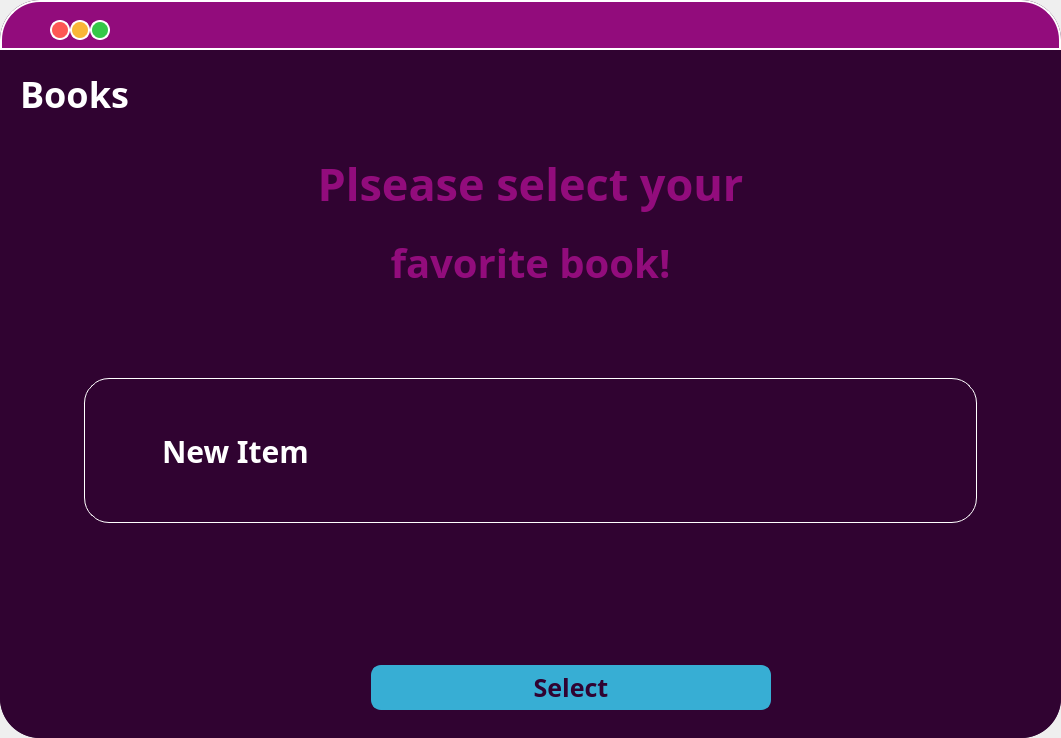
<?xml version="1.0" encoding="UTF-8"?>
<ui version="4.0">
 <class>MainWindow</class>
 <widget class="QMainWindow" name="MainWindow">
  <property name="geometry">
   <rect>
    <x>0</x>
    <y>0</y>
    <width>1061</width>
    <height>738</height>
   </rect>
  </property>
  <property name="windowTitle">
   <string>MainWindow</string>
  </property>
  <widget class="QWidget" name="centralwidget">
   <property name="styleSheet">
    <string notr="true">border-radius:40</string>
   </property>
   <layout class="QVBoxLayout" name="verticalLayout">
    <property name="leftMargin">
     <number>0</number>
    </property>
    <property name="topMargin">
     <number>0</number>
    </property>
    <property name="rightMargin">
     <number>0</number>
    </property>
    <property name="bottomMargin">
     <number>0</number>
    </property>
    <item>
     <widget class="QFrame" name="frame">
      <property name="styleSheet">
       <string notr="true">background-color: #300331</string>
      </property>
      <property name="frameShape">
       <enum>QFrame::StyledPanel</enum>
      </property>
      <property name="frameShadow">
       <enum>QFrame::Raised</enum>
      </property>
      <layout class="QVBoxLayout" name="verticalLayout_2">
       <property name="leftMargin">
        <number>0</number>
       </property>
       <property name="topMargin">
        <number>0</number>
       </property>
       <property name="rightMargin">
        <number>0</number>
       </property>
       <property name="bottomMargin">
        <number>0</number>
       </property>
       <item>
        <widget class="QFrame" name="frame_2">
         <property name="maximumSize">
          <size>
           <width>16777215</width>
           <height>50</height>
          </size>
         </property>
         <property name="styleSheet">
          <string notr="true">background:#920C7C;
border: 2px solid white;
border-radius:0;
border-top-left-radius: 40;
border-top-right-radius: 40;
</string>
         </property>
         <property name="frameShape">
          <enum>QFrame::StyledPanel</enum>
         </property>
         <property name="frameShadow">
          <enum>QFrame::Raised</enum>
         </property>
         <widget class="QPushButton" name="btnClose">
          <property name="geometry">
           <rect>
            <x>50</x>
            <y>20</y>
            <width>20</width>
            <height>20</height>
           </rect>
          </property>
          <property name="styleSheet">
           <string notr="true">QPushButton{
background-color: #FD5754;
border-style: solid;
border-color: white;
border-width: 2px;
border-radius: 10px;
}

QPushButton:hover {
background: #37AED4;
}

QPushButton:pressed {
border-style: inset;
background: qradialgradient(
cx: 0.4, cy: -0.1, fx: 0.4, fy: -0.1,
radius: 1.35, stop: 0 #fff, stop: 1 #ddd
);}</string>
          </property>
          <property name="text">
           <string/>
          </property>
         </widget>
         <widget class="QPushButton" name="btnZoom">
          <property name="geometry">
           <rect>
            <x>90</x>
            <y>20</y>
            <width>20</width>
            <height>20</height>
           </rect>
          </property>
          <property name="styleSheet">
           <string notr="true">QPushButton{
background-color: #34C848;
border-style: solid;
border-color: white;
border-width: 2px;
border-radius: 10px;
}


QPushButton:hover {
background: #37AED4;
}

QPushButton:pressed {
border-style: inset;
background: qradialgradient(
cx: 0.4, cy: -0.1, fx: 0.4, fy: -0.1,
radius: 1.35, stop: 0 #fff, stop: 1 #ddd
);}</string>
          </property>
          <property name="text">
           <string/>
          </property>
         </widget>
         <widget class="QPushButton" name="btnMinimize">
          <property name="geometry">
           <rect>
            <x>70</x>
            <y>20</y>
            <width>20</width>
            <height>20</height>
           </rect>
          </property>
          <property name="styleSheet">
           <string notr="true">QPushButton{
background-color: #F9B637;
border-style: solid;
border-color: white;
border-width: 2px;
border-radius: 10px;
}

QPushButton:hover {
background: #37AED4;
}

QPushButton:pressed {
border-style: inset;
background: qradialgradient(
cx: 0.4, cy: -0.1, fx: 0.4, fy: -0.1,
radius: 1.35, stop: 0 #fff, stop: 1 #ddd
);}</string>
          </property>
          <property name="text">
           <string/>
          </property>
         </widget>
        </widget>
       </item>
       <item>
        <widget class="QFrame" name="frame_3">
         <property name="maximumSize">
          <size>
           <width>16777215</width>
           <height>75</height>
          </size>
         </property>
         <property name="frameShape">
          <enum>QFrame::StyledPanel</enum>
         </property>
         <property name="frameShadow">
          <enum>QFrame::Raised</enum>
         </property>
         <widget class="QLabel" name="label_10">
          <property name="geometry">
           <rect>
            <x>20</x>
            <y>0</y>
            <width>391</width>
            <height>75</height>
           </rect>
          </property>
          <property name="minimumSize">
           <size>
            <width>50</width>
            <height>75</height>
           </size>
          </property>
          <property name="styleSheet">
           <string notr="true">background:none;
font-size:36px;
color:white;
font-weight:bold;
font-family:google sans;
image: url(:/logo/img/RecSy.png);</string>
          </property>
          <property name="text">
           <string>Books</string>
          </property>
          <property name="margin">
           <number>50</number>
          </property>
         </widget>
        </widget>
       </item>
       <item>
        <widget class="QFrame" name="frame_4">
         <property name="frameShape">
          <enum>QFrame::StyledPanel</enum>
         </property>
         <property name="frameShadow">
          <enum>QFrame::Raised</enum>
         </property>
         <layout class="QVBoxLayout" name="verticalLayout_4">
          <item>
           <layout class="QVBoxLayout" name="verticalLayout_3">
            <item>
             <widget class="QLabel" name="label_4">
              <property name="styleSheet">
               <string notr="true">QLabel{
font-size:45px;
color:#920C7C;
font-weight:bold;
font-family:Google Sans;
}</string>
              </property>
              <property name="text">
               <string>Plsease select your</string>
              </property>
              <property name="alignment">
               <set>Qt::AlignCenter</set>
              </property>
             </widget>
            </item>
            <item>
             <widget class="QLabel" name="label_5">
              <property name="styleSheet">
               <string notr="true">QLabel{
font-size:40px;
color:#920C7C;
font-weight:bold;
font-family:Google Sans;
}</string>
              </property>
              <property name="text">
               <string>favorite book!</string>
              </property>
              <property name="alignment">
               <set>Qt::AlignCenter</set>
              </property>
              <property name="margin">
               <number>0</number>
              </property>
             </widget>
            </item>
           </layout>
          </item>
         </layout>
        </widget>
       </item>
       <item>
        <widget class="QFrame" name="frame_5">
         <property name="frameShape">
          <enum>QFrame::StyledPanel</enum>
         </property>
         <property name="frameShadow">
          <enum>QFrame::Raised</enum>
         </property>
         <layout class="QVBoxLayout" name="verticalLayout_5">
          <item>
           <widget class="QComboBox" name="comboBox_Books">
            <property name="sizePolicy">
             <sizepolicy hsizetype="Preferred" vsizetype="Fixed">
              <horstretch>0</horstretch>
              <verstretch>0</verstretch>
             </sizepolicy>
            </property>
            <property name="minimumSize">
             <size>
              <width>0</width>
              <height>300</height>
             </size>
            </property>
            <property name="layoutDirection">
             <enum>Qt::LeftToRight</enum>
            </property>
            <property name="styleSheet">
             <string notr="true">color:white;
background:#300331;
font-size:30px;
font-weight:bold;
font-family:google sans;
text-align:center;
margin-bottom:100px;
border:1px solid white;
border-radius:25px;
 padding-left: 75px;
margin-left:75px;
margin-top:55px;
margin-right:75px;</string>
            </property>
            <property name="editable">
             <bool>true</bool>
            </property>
            <property name="frame">
             <bool>true</bool>
            </property>
            <item>
             <property name="text">
              <string>New Item</string>
             </property>
            </item>
            <item>
             <property name="text">
              <string>New Item</string>
             </property>
            </item>
            <item>
             <property name="text">
              <string>New Item</string>
             </property>
            </item>
           </widget>
          </item>
         </layout>
        </widget>
       </item>
       <item>
        <widget class="QFrame" name="frame_6">
         <property name="maximumSize">
          <size>
           <width>16777215</width>
           <height>100</height>
          </size>
         </property>
         <property name="frameShape">
          <enum>QFrame::StyledPanel</enum>
         </property>
         <property name="frameShadow">
          <enum>QFrame::Raised</enum>
         </property>
         <layout class="QHBoxLayout" name="horizontalLayout_2">
          <item>
           <layout class="QHBoxLayout" name="horizontalLayout">
            <item>
             <widget class="QToolButton" name="btnBack">
              <property name="minimumSize">
               <size>
                <width>75</width>
                <height>75</height>
               </size>
              </property>
              <property name="styleSheet">
               <string notr="true">QToolButton{
background:transparent;
image: url(:/back/img/back.png);
}
QToolButton:hover {
background: #920C7C;
border: solid 1px;
border-radius:25;
}

QToolButton:pressed {
border-style: inset;
background: #37AED4;}</string>
              </property>
              <property name="text">
               <string/>
              </property>
             </widget>
            </item>
            <item>
             <widget class="QPushButton" name="btnSelect">
              <property name="minimumSize">
               <size>
                <width>0</width>
                <height>45</height>
               </size>
              </property>
              <property name="maximumSize">
               <size>
                <width>400</width>
                <height>16777215</height>
               </size>
              </property>
              <property name="styleSheet">
               <string notr="true">QPushButton{
background-color: #37AED4;
border-style: solid;
border-color: #37AED4;
border-width: 2px;
border-radius: 10px;
font-family:Google Sans;
font-weight: bold;
font-size:25px;
color:#300331;
}


QPushButton:hover {
background: #300331;
color:#37AED4;
border-color: #300331;
}

QPushButton:pressed {
border-style: inset;
background: qradialgradient(
cx: 0.4, cy: -0.1, fx: 0.4, fy: -0.1,
radius: 1.35, stop: 0 #fff, stop: 1 #ddd
);}</string>
              </property>
              <property name="text">
               <string>Select</string>
              </property>
             </widget>
            </item>
           </layout>
          </item>
         </layout>
        </widget>
       </item>
      </layout>
     </widget>
    </item>
   </layout>
  </widget>
 </widget>
 <resources>
  <include location="../source.qrc"/>
 </resources>
 <connections/>
</ui>
